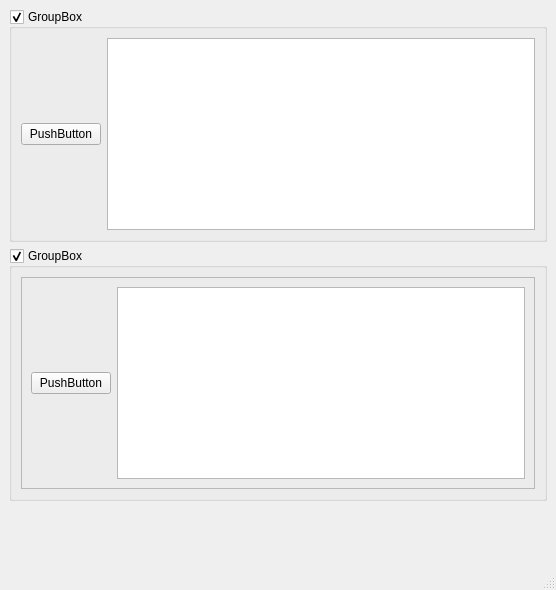
<?xml version="1.0" encoding="UTF-8"?>
<ui version="4.0">
 <class>MainWindow</class>
 <widget class="QMainWindow" name="MainWindow">
  <property name="geometry">
   <rect>
    <x>0</x>
    <y>0</y>
    <width>556</width>
    <height>590</height>
   </rect>
  </property>
  <property name="windowTitle">
   <string>MainWindow</string>
  </property>
  <widget class="QWidget" name="centralwidget">
   <layout class="QGridLayout" name="gridLayout_5">
    <item row="0" column="0">
     <widget class="QGroupBox" name="groupBox">
      <property name="title">
       <string>GroupBox</string>
      </property>
      <property name="checkable">
       <bool>true</bool>
      </property>
      <layout class="QGridLayout" name="gridLayout">
       <property name="margin">
        <number>0</number>
       </property>
       <item row="0" column="0">
        <widget class="QFrame" name="frame">
         <property name="frameShape">
          <enum>QFrame::NoFrame</enum>
         </property>
         <property name="frameShadow">
          <enum>QFrame::Raised</enum>
         </property>
         <layout class="QGridLayout" name="gridLayout_2">
          <item row="0" column="0">
           <widget class="QPushButton" name="pushButton">
            <property name="text">
             <string>PushButton</string>
            </property>
           </widget>
          </item>
          <item row="0" column="1">
           <widget class="QListWidget" name="listWidget">
            <property name="sizePolicy">
             <sizepolicy hsizetype="Expanding" vsizetype="Fixed">
              <horstretch>0</horstretch>
              <verstretch>0</verstretch>
             </sizepolicy>
            </property>
           </widget>
          </item>
         </layout>
        </widget>
       </item>
      </layout>
     </widget>
    </item>
    <item row="1" column="0">
     <widget class="QGroupBox" name="groupBox_2">
      <property name="title">
       <string>GroupBox</string>
      </property>
      <property name="checkable">
       <bool>true</bool>
      </property>
      <layout class="QGridLayout" name="gridLayout_3">
       <item row="0" column="0">
        <widget class="QFrame" name="frame_2">
         <property name="frameShape">
          <enum>QFrame::StyledPanel</enum>
         </property>
         <property name="frameShadow">
          <enum>QFrame::Raised</enum>
         </property>
         <layout class="QGridLayout" name="gridLayout_4">
          <item row="0" column="0">
           <widget class="QPushButton" name="pushButton_2">
            <property name="text">
             <string>PushButton</string>
            </property>
           </widget>
          </item>
          <item row="0" column="1">
           <widget class="QListWidget" name="listWidget_2">
            <property name="sizePolicy">
             <sizepolicy hsizetype="Expanding" vsizetype="Fixed">
              <horstretch>0</horstretch>
              <verstretch>0</verstretch>
             </sizepolicy>
            </property>
           </widget>
          </item>
         </layout>
        </widget>
       </item>
      </layout>
     </widget>
    </item>
    <item row="2" column="0">
     <spacer name="verticalSpacer">
      <property name="orientation">
       <enum>Qt::Vertical</enum>
      </property>
      <property name="sizeHint" stdset="0">
       <size>
        <width>20</width>
        <height>45</height>
       </size>
      </property>
     </spacer>
    </item>
   </layout>
  </widget>
  <widget class="QMenuBar" name="menubar">
   <property name="geometry">
    <rect>
     <x>0</x>
     <y>0</y>
     <width>556</width>
     <height>18</height>
    </rect>
   </property>
  </widget>
  <widget class="QStatusBar" name="statusbar"/>
 </widget>
 <resources/>
 <connections>
  <connection>
   <sender>groupBox</sender>
   <signal>toggled(bool)</signal>
   <receiver>frame</receiver>
   <slot>setVisible(bool)</slot>
   <hints>
    <hint type="sourcelabel">
     <x>51</x>
     <y>30</y>
    </hint>
    <hint type="destinationlabel">
     <x>181</x>
     <y>59</y>
    </hint>
   </hints>
  </connection>
  <connection>
   <sender>groupBox_2</sender>
   <signal>toggled(bool)</signal>
   <receiver>frame_2</receiver>
   <slot>setVisible(bool)</slot>
   <hints>
    <hint type="sourcelabel">
     <x>42</x>
     <y>283</y>
    </hint>
    <hint type="destinationlabel">
     <x>170</x>
     <y>307</y>
    </hint>
   </hints>
  </connection>
 </connections>
</ui>
